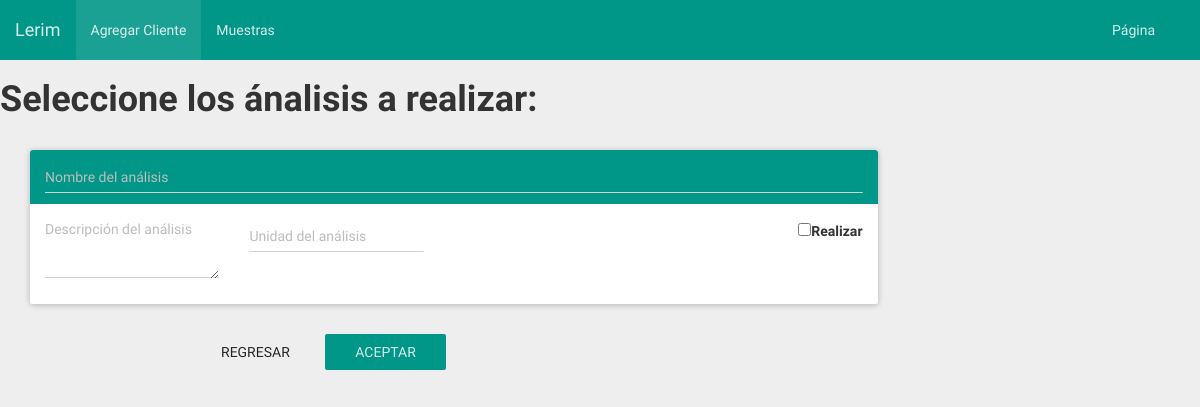
The page /index.php/welcome/posiblesAnalisis/2 on the database as committed earlier.
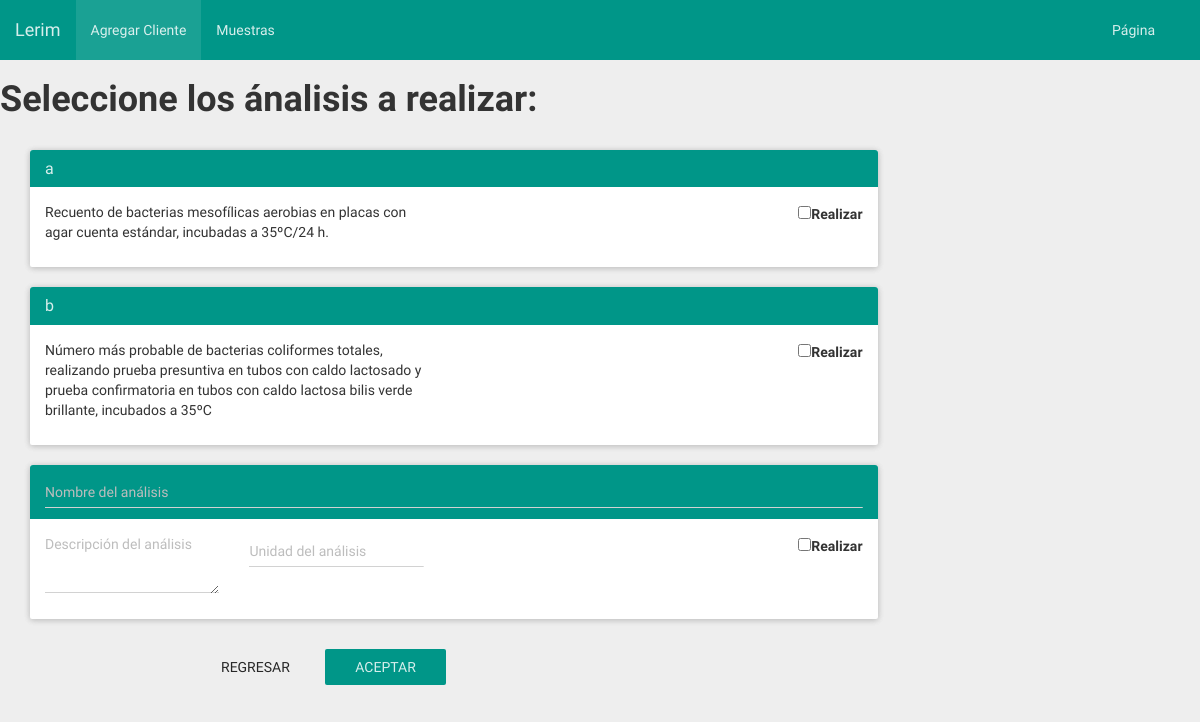
The same page on the database as committed later.
### tables this page shows
CREATE TABLE tipos_analisis
(
	`id_tipo_analisis` INT NOT NULL AUTO_INCREMENT,
	`nombre` VARCHAR(50) NOT NULL,
	`tipos_muestras` INT NOT NULL,
	`descripcion` VARCHAR(200) NULL,
	`medida` VARCHAR(50) NOT NULL,
	`nativo` INT NOT NULL,
	PRIMARY KEY (`id_tipo_analisis`),
	CONSTRAINT `fk_tipoanalisis_tipomuestra`
    	FOREIGN KEY (`tipos_muestras`)
    	REFERENCES `tipos_muestras` (`id_tipo_muestra` )
    	ON DELETE NO ACTION
    	ON UPDATE CASCADE
);

### application/controllers/Welcome.php (called while the page is built, shortened)
<?php if ( ! defined('BASEPATH')) exit('No direct script access allowed');
class Welcome extends CI_Controller {
	function __construct(){
		$this->load->model('modelo');
		$this->load->helper('url');
	}
	public function posiblesAnalisis()
	{
		$id=$this->uri->segment(3);
		$datos=$this->modelo->cargaAnalisis($id);
		$this->load->view('header');
		$this->load->view('barra');
		$this->load->view('posiblesAnalisis',$datos);
		$this->load->view('footer');
	}
}

### index.php (called while the page is built, shortened)
<?php
require_once BASEPATH.'core/CodeIgniter.php';

### application/models/modelo.php (called while the page is built, shortened)
<?php if ( ! defined('BASEPATH')) exit('No direct script access allowed');
class modelo extends CI_Model
{
	public function cargaAnalisis($id){
		$query = $this->db->query("SELECT id_tipo_analisis, tipos_analisis.nombre, descripcion FROM tipos_analisis,muestras WHERE tipos_muestras=muestras.tipo AND id_muestra=$id AND tipos_analisis.nativo=1 AND id_tipo_analisis NOT IN (SELECT tipo FROM analisis WHERE muestra =$id)");
		$dataArray['analisis']=$query;
		$dataArray['id']=$id;
	   return $dataArray;
	}
}

### application/views/posiblesAnalisis.php (the view, shortened to what this page needs)
<form class="form-horizontal" action="<?php echo base_url() ?>index.php?/Welcome/guardarAnalisis" method="post">
<?php
echo "<h1><strong>Seleccione los ánalisis a realizar:</strong></h1><br>";
foreach($analisis->result() as $row)
{
?>
<div class="container">
	<div class="row">
		<div class="col-md-9">
			<div class="panel panel-primary">
				<div class="panel-heading">
			   		<h1 class="panel-title"><?php echo $row->nombre; ?></h1>
			   	</div>
			   	 <div class="row">
		      		<div class="col-md-6">
		        		<div class="panel-body">
			    			<p><?php echo $row->descripcion;?></p>
			    		</div>
		      		</div>
		      		<div class="col-md-6">
		        		<div class="panel-body">
			    			<p align="right">
                    				<label>
                        				<input type="checkbox" value=<?php echo $row->id_tipo_analisis;?> name="ids[]">Realizar
                   					</label>
                			</p>
			    		</div>
		      		</div>
		    	</div>
			</div>
		</div>
	</div>
</div>
<?php
}
?>
<div class="container">
	<div class="row">
		<div class="col-md-9">
			<div class="panel panel-primary">
				<div class="panel-heading">
			   		<h1 class="panel-title"><input id="nuevoNombre" name="nuevoNombre" placeholder="Nombre del análisis" type="text" class="form-control"> </h1>
			   	</div>
			   	 <div class="row">
		      		<div class="col-md-6">
		        		<div class="panel-body">
		        			<div class="row">
      							<div class="col-md-6">
        							<p><textarea  rows="3" id="nuevaDescripcion" name="nuevaDescripcion" placeholder="Descripción del análisis" type="text" class="form-control"></textarea></p>
      							</div>
      						<div class="col-md-6">
        						<input id="nuevaUnidad" name="nuevaUnidad" placeholder="Unidad del análisis" type="text" class="form-control">
      						</div>
      					</div>
			    		</div>
		      		</div>
		      		<div class="col-md-6">
		        		<div class="panel-body">
			    			<p align="right">
                    				<label>
                        				<input type="checkbox" id="otroAnalisis"  value="0" name="ids[]">Realizar
                   					</label>
                			</p>
			    		</div>
		      		</div>
		    	</div>
			</div>
		</div>
	</div>
</div>
<div class="form-group">
            <div class="col-lg-offset-2">
            	<a href="<?php echo base_url() ?>index.php?/Welcome/muestras" class="btn btn-default" role="button">Regresar</a>
                <button type="submit" class="btn btn-primary">Aceptar</button>
            </div>
        </div>
</form>

Rows that differ between the two databases and show on the page:
now on this page (row edited): tipos_analisis: nombre "a", descripcion "Recuento de bacterias mesofílicas aerobias en placas con agar cuenta estándar, incubadas a 35ºC/24 h."
now on this page (row edited): tipos_analisis: nombre "b", descripcion "Número más probable de bacterias coliformes totales, realizando prueba presuntiva en tubos con caldo lactosado y prueba confirmatoria en tubos con caldo lactosa bilis verde brillante, incubados a 35ºC"
